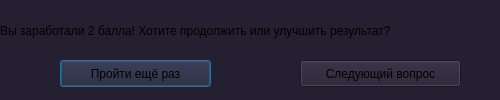
<?xml version="1.0" encoding="UTF-8"?>
<ui version="4.0">
 <class>Dialog</class>
 <widget class="QDialog" name="Dialog">
  <property name="geometry">
   <rect>
    <x>0</x>
    <y>0</y>
    <width>500</width>
    <height>100</height>
   </rect>
  </property>
  <property name="windowTitle">
   <string>Обучающая система</string>
  </property>
  <property name="styleSheet">
   <string notr="true">background-color: rgb(36, 31, 49);</string>
  </property>
  <widget class="QLabel" name="label">
   <property name="geometry">
    <rect>
     <x>0</x>
     <y>10</y>
     <width>491</width>
     <height>41</height>
    </rect>
   </property>
   <property name="font">
    <font/>
   </property>
   <property name="text">
    <string>Вы заработали 2 балла! Хотите продолжить или улучшить результат?</string>
   </property>
  </widget>
  <widget class="QPushButton" name="pushButton_2">
   <property name="geometry">
    <rect>
     <x>60</x>
     <y>60</y>
     <width>151</width>
     <height>27</height>
    </rect>
   </property>
   <property name="text">
    <string>Пройти ещё раз</string>
   </property>
  </widget>
  <widget class="QPushButton" name="pushButton">
   <property name="geometry">
    <rect>
     <x>300</x>
     <y>60</y>
     <width>161</width>
     <height>27</height>
    </rect>
   </property>
   <property name="text">
    <string>Следующий вопрос</string>
   </property>
  </widget>
 </widget>
 <resources/>
 <connections/>
</ui>
